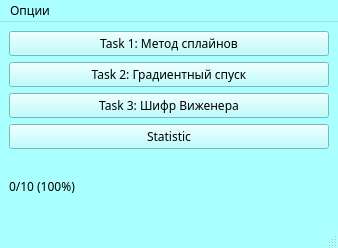
<?xml version="1.0" encoding="UTF-8"?>
<ui version="4.0">
 <class>MainWindow</class>
 <widget class="QMainWindow" name="MainWindow">
  <property name="geometry">
   <rect>
    <x>0</x>
    <y>0</y>
    <width>338</width>
    <height>248</height>
   </rect>
  </property>
  <property name="palette">
   <palette>
    <active>
     <colorrole role="WindowText">
      <brush brushstyle="SolidPattern">
       <color alpha="255">
        <red>0</red>
        <green>0</green>
        <blue>0</blue>
       </color>
      </brush>
     </colorrole>
     <colorrole role="Button">
      <brush brushstyle="SolidPattern">
       <color alpha="255">
        <red>170</red>
        <green>255</green>
        <blue>255</blue>
       </color>
      </brush>
     </colorrole>
     <colorrole role="Light">
      <brush brushstyle="SolidPattern">
       <color alpha="255">
        <red>255</red>
        <green>255</green>
        <blue>255</blue>
       </color>
      </brush>
     </colorrole>
     <colorrole role="Midlight">
      <brush brushstyle="SolidPattern">
       <color alpha="255">
        <red>212</red>
        <green>255</green>
        <blue>255</blue>
       </color>
      </brush>
     </colorrole>
     <colorrole role="Dark">
      <brush brushstyle="SolidPattern">
       <color alpha="255">
        <red>85</red>
        <green>127</green>
        <blue>127</blue>
       </color>
      </brush>
     </colorrole>
     <colorrole role="Mid">
      <brush brushstyle="SolidPattern">
       <color alpha="255">
        <red>113</red>
        <green>170</green>
        <blue>170</blue>
       </color>
      </brush>
     </colorrole>
     <colorrole role="Text">
      <brush brushstyle="SolidPattern">
       <color alpha="255">
        <red>0</red>
        <green>0</green>
        <blue>0</blue>
       </color>
      </brush>
     </colorrole>
     <colorrole role="BrightText">
      <brush brushstyle="SolidPattern">
       <color alpha="255">
        <red>255</red>
        <green>255</green>
        <blue>255</blue>
       </color>
      </brush>
     </colorrole>
     <colorrole role="ButtonText">
      <brush brushstyle="SolidPattern">
       <color alpha="255">
        <red>0</red>
        <green>0</green>
        <blue>0</blue>
       </color>
      </brush>
     </colorrole>
     <colorrole role="Base">
      <brush brushstyle="SolidPattern">
       <color alpha="255">
        <red>255</red>
        <green>255</green>
        <blue>255</blue>
       </color>
      </brush>
     </colorrole>
     <colorrole role="Window">
      <brush brushstyle="SolidPattern">
       <color alpha="255">
        <red>170</red>
        <green>255</green>
        <blue>255</blue>
       </color>
      </brush>
     </colorrole>
     <colorrole role="Shadow">
      <brush brushstyle="SolidPattern">
       <color alpha="255">
        <red>0</red>
        <green>0</green>
        <blue>0</blue>
       </color>
      </brush>
     </colorrole>
     <colorrole role="AlternateBase">
      <brush brushstyle="SolidPattern">
       <color alpha="255">
        <red>212</red>
        <green>255</green>
        <blue>255</blue>
       </color>
      </brush>
     </colorrole>
     <colorrole role="ToolTipBase">
      <brush brushstyle="SolidPattern">
       <color alpha="255">
        <red>255</red>
        <green>255</green>
        <blue>220</blue>
       </color>
      </brush>
     </colorrole>
     <colorrole role="ToolTipText">
      <brush brushstyle="SolidPattern">
       <color alpha="255">
        <red>0</red>
        <green>0</green>
        <blue>0</blue>
       </color>
      </brush>
     </colorrole>
     <colorrole role="PlaceholderText">
      <brush brushstyle="SolidPattern">
       <color alpha="127">
        <red>0</red>
        <green>0</green>
        <blue>0</blue>
       </color>
      </brush>
     </colorrole>
     <colorrole role="Accent">
      <brush brushstyle="SolidPattern">
       <color alpha="255">
        <red>255</red>
        <green>255</green>
        <blue>255</blue>
       </color>
      </brush>
     </colorrole>
    </active>
    <inactive>
     <colorrole role="WindowText">
      <brush brushstyle="SolidPattern">
       <color alpha="255">
        <red>0</red>
        <green>0</green>
        <blue>0</blue>
       </color>
      </brush>
     </colorrole>
     <colorrole role="Button">
      <brush brushstyle="SolidPattern">
       <color alpha="255">
        <red>170</red>
        <green>255</green>
        <blue>255</blue>
       </color>
      </brush>
     </colorrole>
     <colorrole role="Light">
      <brush brushstyle="SolidPattern">
       <color alpha="255">
        <red>255</red>
        <green>255</green>
        <blue>255</blue>
       </color>
      </brush>
     </colorrole>
     <colorrole role="Midlight">
      <brush brushstyle="SolidPattern">
       <color alpha="255">
        <red>212</red>
        <green>255</green>
        <blue>255</blue>
       </color>
      </brush>
     </colorrole>
     <colorrole role="Dark">
      <brush brushstyle="SolidPattern">
       <color alpha="255">
        <red>85</red>
        <green>127</green>
        <blue>127</blue>
       </color>
      </brush>
     </colorrole>
     <colorrole role="Mid">
      <brush brushstyle="SolidPattern">
       <color alpha="255">
        <red>113</red>
        <green>170</green>
        <blue>170</blue>
       </color>
      </brush>
     </colorrole>
     <colorrole role="Text">
      <brush brushstyle="SolidPattern">
       <color alpha="255">
        <red>0</red>
        <green>0</green>
        <blue>0</blue>
       </color>
      </brush>
     </colorrole>
     <colorrole role="BrightText">
      <brush brushstyle="SolidPattern">
       <color alpha="255">
        <red>255</red>
        <green>255</green>
        <blue>255</blue>
       </color>
      </brush>
     </colorrole>
     <colorrole role="ButtonText">
      <brush brushstyle="SolidPattern">
       <color alpha="255">
        <red>0</red>
        <green>0</green>
        <blue>0</blue>
       </color>
      </brush>
     </colorrole>
     <colorrole role="Base">
      <brush brushstyle="SolidPattern">
       <color alpha="255">
        <red>255</red>
        <green>255</green>
        <blue>255</blue>
       </color>
      </brush>
     </colorrole>
     <colorrole role="Window">
      <brush brushstyle="SolidPattern">
       <color alpha="255">
        <red>170</red>
        <green>255</green>
        <blue>255</blue>
       </color>
      </brush>
     </colorrole>
     <colorrole role="Shadow">
      <brush brushstyle="SolidPattern">
       <color alpha="255">
        <red>0</red>
        <green>0</green>
        <blue>0</blue>
       </color>
      </brush>
     </colorrole>
     <colorrole role="AlternateBase">
      <brush brushstyle="SolidPattern">
       <color alpha="255">
        <red>212</red>
        <green>255</green>
        <blue>255</blue>
       </color>
      </brush>
     </colorrole>
     <colorrole role="ToolTipBase">
      <brush brushstyle="SolidPattern">
       <color alpha="255">
        <red>255</red>
        <green>255</green>
        <blue>220</blue>
       </color>
      </brush>
     </colorrole>
     <colorrole role="ToolTipText">
      <brush brushstyle="SolidPattern">
       <color alpha="255">
        <red>0</red>
        <green>0</green>
        <blue>0</blue>
       </color>
      </brush>
     </colorrole>
     <colorrole role="PlaceholderText">
      <brush brushstyle="SolidPattern">
       <color alpha="127">
        <red>0</red>
        <green>0</green>
        <blue>0</blue>
       </color>
      </brush>
     </colorrole>
     <colorrole role="Accent">
      <brush brushstyle="SolidPattern">
       <color alpha="255">
        <red>255</red>
        <green>255</green>
        <blue>255</blue>
       </color>
      </brush>
     </colorrole>
    </inactive>
    <disabled>
     <colorrole role="WindowText">
      <brush brushstyle="SolidPattern">
       <color alpha="255">
        <red>85</red>
        <green>127</green>
        <blue>127</blue>
       </color>
      </brush>
     </colorrole>
     <colorrole role="Button">
      <brush brushstyle="SolidPattern">
       <color alpha="255">
        <red>170</red>
        <green>255</green>
        <blue>255</blue>
       </color>
      </brush>
     </colorrole>
     <colorrole role="Light">
      <brush brushstyle="SolidPattern">
       <color alpha="255">
        <red>255</red>
        <green>255</green>
        <blue>255</blue>
       </color>
      </brush>
     </colorrole>
     <colorrole role="Midlight">
      <brush brushstyle="SolidPattern">
       <color alpha="255">
        <red>212</red>
        <green>255</green>
        <blue>255</blue>
       </color>
      </brush>
     </colorrole>
     <colorrole role="Dark">
      <brush brushstyle="SolidPattern">
       <color alpha="255">
        <red>85</red>
        <green>127</green>
        <blue>127</blue>
       </color>
      </brush>
     </colorrole>
     <colorrole role="Mid">
      <brush brushstyle="SolidPattern">
       <color alpha="255">
        <red>113</red>
        <green>170</green>
        <blue>170</blue>
       </color>
      </brush>
     </colorrole>
     <colorrole role="Text">
      <brush brushstyle="SolidPattern">
       <color alpha="255">
        <red>85</red>
        <green>127</green>
        <blue>127</blue>
       </color>
      </brush>
     </colorrole>
     <colorrole role="BrightText">
      <brush brushstyle="SolidPattern">
       <color alpha="255">
        <red>255</red>
        <green>255</green>
        <blue>255</blue>
       </color>
      </brush>
     </colorrole>
     <colorrole role="ButtonText">
      <brush brushstyle="SolidPattern">
       <color alpha="255">
        <red>85</red>
        <green>127</green>
        <blue>127</blue>
       </color>
      </brush>
     </colorrole>
     <colorrole role="Base">
      <brush brushstyle="SolidPattern">
       <color alpha="255">
        <red>170</red>
        <green>255</green>
        <blue>255</blue>
       </color>
      </brush>
     </colorrole>
     <colorrole role="Window">
      <brush brushstyle="SolidPattern">
       <color alpha="255">
        <red>170</red>
        <green>255</green>
        <blue>255</blue>
       </color>
      </brush>
     </colorrole>
     <colorrole role="Shadow">
      <brush brushstyle="SolidPattern">
       <color alpha="255">
        <red>0</red>
        <green>0</green>
        <blue>0</blue>
       </color>
      </brush>
     </colorrole>
     <colorrole role="AlternateBase">
      <brush brushstyle="SolidPattern">
       <color alpha="255">
        <red>170</red>
        <green>255</green>
        <blue>255</blue>
       </color>
      </brush>
     </colorrole>
     <colorrole role="ToolTipBase">
      <brush brushstyle="SolidPattern">
       <color alpha="255">
        <red>255</red>
        <green>255</green>
        <blue>220</blue>
       </color>
      </brush>
     </colorrole>
     <colorrole role="ToolTipText">
      <brush brushstyle="SolidPattern">
       <color alpha="255">
        <red>0</red>
        <green>0</green>
        <blue>0</blue>
       </color>
      </brush>
     </colorrole>
     <colorrole role="PlaceholderText">
      <brush brushstyle="SolidPattern">
       <color alpha="127">
        <red>85</red>
        <green>127</green>
        <blue>127</blue>
       </color>
      </brush>
     </colorrole>
     <colorrole role="Accent">
      <brush brushstyle="SolidPattern">
       <color alpha="255">
        <red>246</red>
        <green>255</green>
        <blue>255</blue>
       </color>
      </brush>
     </colorrole>
    </disabled>
   </palette>
  </property>
  <property name="font">
   <font>
    <family>Agency FB</family>
   </font>
  </property>
  <property name="windowTitle">
   <string>Главное окно</string>
  </property>
  <widget class="QWidget" name="centralwidget">
   <layout class="QVBoxLayout" name="verticalLayout_2">
    <item>
     <layout class="QVBoxLayout" name="verticalLayout">
      <item>
       <widget class="QPushButton" name="task1">
        <property name="text">
         <string>Task 1: Метод сплайнов</string>
        </property>
       </widget>
      </item>
      <item>
       <widget class="QPushButton" name="task2">
        <property name="text">
         <string>Task 2: Градиентный спуск</string>
        </property>
       </widget>
      </item>
      <item>
       <widget class="QPushButton" name="task3">
        <property name="text">
         <string>Task 3: Шифр Виженера</string>
        </property>
       </widget>
      </item>
      <item>
       <widget class="QPushButton" name="stat">
        <property name="text">
         <string>Statistic</string>
        </property>
       </widget>
      </item>
      <item>
       <widget class="QLabel" name="StatLabel">
        <property name="text">
         <string>0/10 (100%)</string>
        </property>
       </widget>
      </item>
     </layout>
    </item>
   </layout>
  </widget>
  <widget class="QMenuBar" name="menubar">
   <property name="geometry">
    <rect>
     <x>0</x>
     <y>0</y>
     <width>338</width>
     <height>24</height>
    </rect>
   </property>
   <widget class="QMenu" name="menu">
    <property name="title">
     <string>Опции</string>
    </property>
    <addaction name="account_exit"/>
   </widget>
   <addaction name="menu"/>
  </widget>
  <widget class="QStatusBar" name="statusbar"/>
  <action name="account_exit">
   <property name="text">
    <string>Выйти из аккаунта</string>
   </property>
  </action>
 </widget>
 <resources/>
 <connections/>
</ui>
